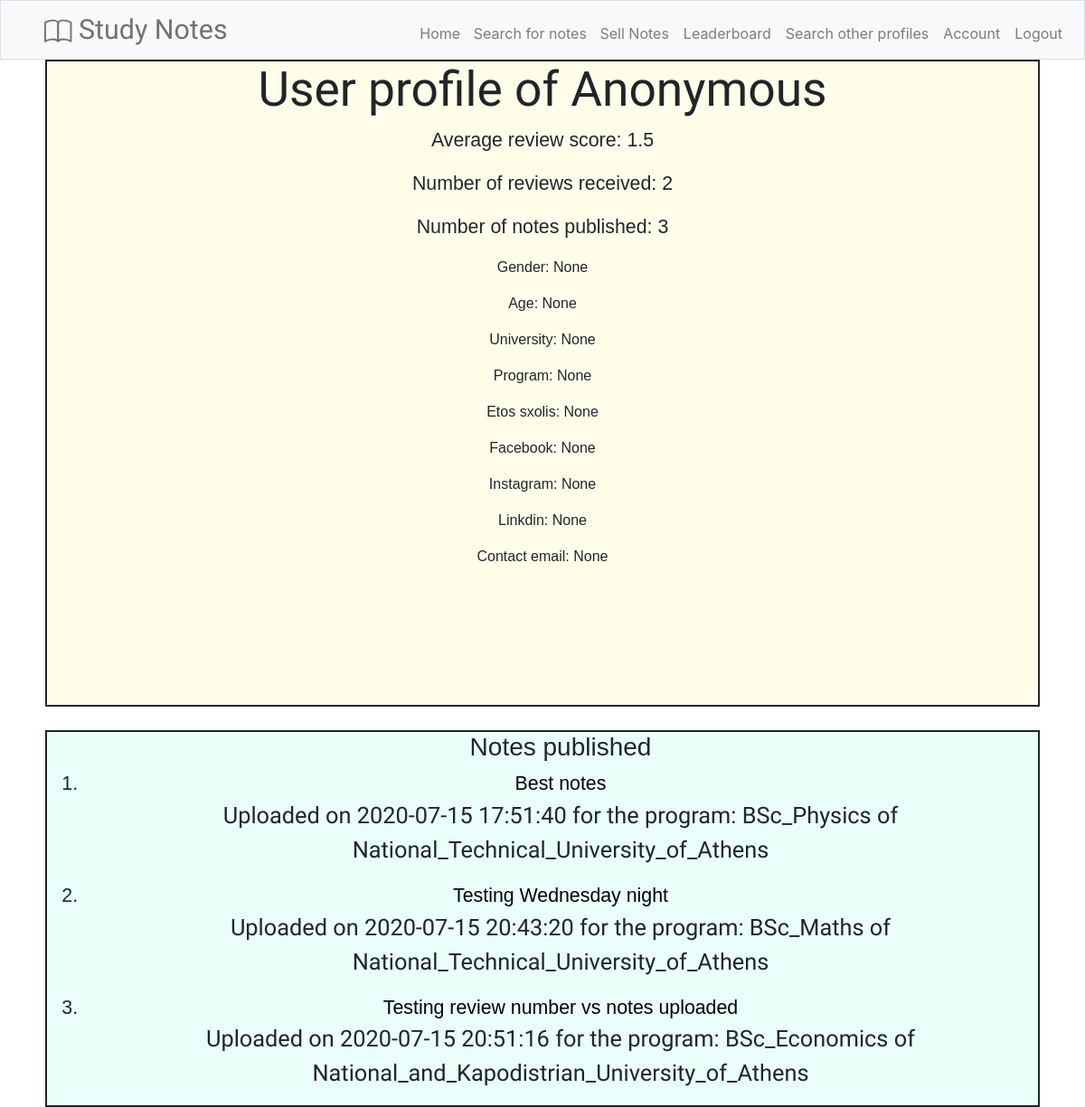
/view_profile/4, run on the app's committed database.
### tables this page shows
CREATE TABLE "user_info" (
	"user_id"	INTEGER NOT NULL,
	"gender"	INTEGER,
	"age"	INTEGER,
	"university"	VARCHAR,
	"program"	VARCHAR,
	"facebook"	VARCHAR,
	"instagram"	VARCHAR,
	"linkdin"	VARCHAR,
	"etos"	INTEGER,
	"contact_email"	TEXT,
	"full_name"	TEXT DEFAULT 'Anonymous',
	PRIMARY KEY("user_id"),
	FOREIGN KEY("user_id") REFERENCES "users"("user_id")
);

CREATE TABLE "notes_uploaded" (
	"note_id"	INTEGER NOT NULL,
	"uploader_id"	INTEGER NOT NULL,
	"upload_time"	TIMESTAMP NOT NULL DEFAULT CURRENT_TIMESTAMP,
	"filename"	VARCHAR NOT NULL,
	"university"	VARCHAR NOT NULL,
	"program"	VARCHAR NOT NULL,
	"path"	TEXT,
	"title"	TEXT NOT NULL,
	"price"	NUMERIC NOT NULL,
	FOREIGN KEY("uploader_id") REFERENCES "users"("user_id"),
	PRIMARY KEY("note_id" AUTOINCREMENT)
);

### application.py (the view)
@app.route("/view_profile/<user_id>")
def view_profile(user_id):
    user_info = db.execute("SELECT * FROM user_info WHERE user_id = ?", (user_id,)).fetchone()
    notes_info = db.execute("SELECT note_id, upload_time, filename, university, program, title FROM notes_uploaded WHERE uploader_id = ?", (user_id,)).fetchall()
    number_of_notes_uploaded = len(notes_info)
    reviews_info = db.execute("SELECT ROUND(AVG(reviews.review_score), 2), COUNT(review_id) FROM reviews WHERE note_owner_id = ?", (user_id,)).fetchone()
    print(f"average review score = {reviews_info[0]}")
    print(f"number of reviews = {reviews_info[1]}")
    return render_template("view_profile.html", user_info=user_info, notes_info=notes_info, reviews_info=reviews_info, number_of_notes_uploaded=number_of_notes_uploaded)

### application.py (called while the page is built)
@app.before_request  # From: https://www.youtube.com/watch?v=2Zz97NVbH0U&t=492s
def before_request():  # Had to import g from flask. It creates a global variable so I can then reference a users info in other routes
    g.user = None
    if 'user_id' in session:
        user = db.execute("SELECT * FROM users WHERE user_id=:input", {"input": session['user_id']}).fetchone()  #returns a tuple
        g.user = user

### templates/view_profile.html (shortened to what this page needs)
{% extends "layout.html" %}
{% block main %}
    <body class="view_profile">
        <div class="view_profile_first_container">
        <h1 class="main_title">User profile of {{ user_info[10] }}</h1>
            <div>
                <p class="main_info">Average review score: {{ reviews_info[0] }}</p>
                <p class="main_info">Number of reviews received: {{ reviews_info[1] }}</p>
                <p class="main_info">Number of notes published: {{ number_of_notes_uploaded }}</p>
                <p>Gender: {{ user_info[1] }}</p>
                <p>Age: {{ user_info[2] }}</p>
                <p>University: {{ user_info[3] }}</p>
                <p>Program: {{ user_info[4] }}</p>
                <p>Etos sxolis: {{ user_info[8] }}</p>
                <p>Facebook: {{ user_info[5] }}</p>
                <p>Instagram: {{ user_info[6] }}</p>
                <p>Linkdin: {{ user_info[7] }}</p>
                <p>Contact email: {{ user_info[9] }}</p>
            </div>
        </div>
        <p style="padding-top: 10px;"></p>
        <div class="view_profile_second_container">
            <ol>
                <h3>Notes published</h3>
                {% for note in notes_info %}
                <div class="main_info">
                    <li>
                        <a href="{{ url_for('note_details', note_id=note[0]) }}">{{ note[5] }}</a>
                        <p class="small_text">Uploaded on {{ note[1] }} for the program: {{ note[4] }} of {{ note[3] }}</p>
                    </li>
                </div>
                {% endfor %}
            </ol>
        </div>
    </body>
{% endblock %}

### static/style.css (style rules this page uses)
.main_title, .index_main_container .main_title, .home_main_container .main_title, .search_main_container .main_title { font-size: 40pt; font-family: 'Bad Script', cursive, Arial, Helvetica, sans-serif; }
.view_profile .view_profile_first_container { text-align: center; -webkit-box-pack: center; -ms-flex-pack: center; justify-content: center; -webkit-box-align: center; -ms-flex-align: center; align-items: center; border-style: solid; border-width: 2px; background-color: #fffeea; height: 89.5vh; font-size: 12pt; font-family: cursive, Arial; }
.view_profile .view_profile_first_container .main_info { font-size: 16pt; }
.view_profile .view_profile_second_container { text-align: center; -webkit-box-pack: center; -ms-flex-pack: center; justify-content: center; -webkit-box-align: center; -ms-flex-align: center; align-items: center; border-style: solid; border-width: 2px; background-color: #eafffa; height: auto; font-size: 12pt; font-family: cursive, Arial; }
.view_profile .view_profile_second_container .main_info { font-size: 16pt; }
.view_profile .view_profile_second_container .main_info a { color: black; }
.view_profile .view_profile_second_container .main_info .small_text { font-family: 'Annie Use Your Telescope', cursive, Arial; font-size: 19pt; }

### data on the page
user_info: full_name "Anonymous"
notes_uploaded: title "Best notes", upload_time "2020-07-15 17:51:40", program "BSc_Physics", university "National_Technical_University_of_Athens"
notes_uploaded: title "Testing Wednesday night", upload_time "2020-07-15 20:43:20", program "BSc_Maths", university "National_Technical_University_of_Athens"
notes_uploaded: title "Testing review number vs notes uploaded", upload_time "2020-07-15 20:51:16", program "BSc_Economics", university "National_and_Kapodistrian_University_of_Athens"

### other printed values
{{ reviews_info[0] }} "1.5"
{{ reviews_info[1] }} "2"
{{ number_of_notes_uploaded }} "3"
{{ user_info[1] }} "None"
{{ user_info[2] }} "None"
{{ user_info[3] }} "None"
{{ user_info[4] }} "None"
{{ user_info[8] }} "None"
{{ user_info[5] }} "None"
{{ user_info[6] }} "None"
{{ user_info[7] }} "None"
{{ user_info[9] }} "None"
